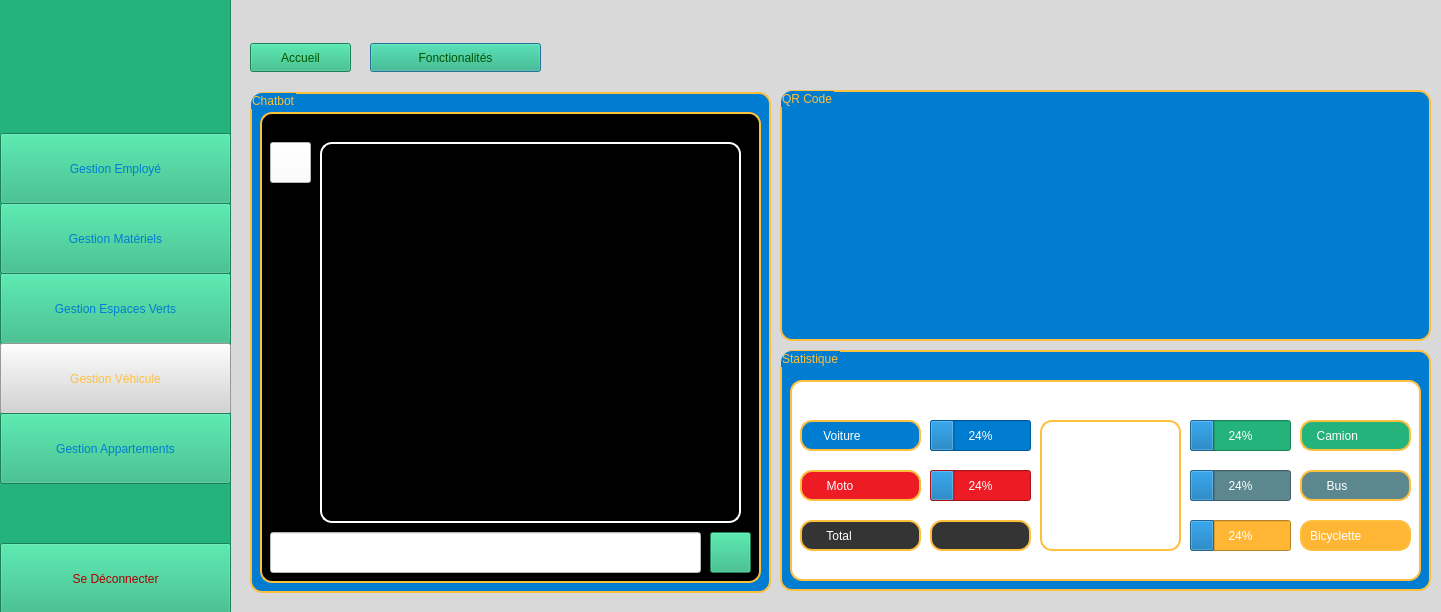
<?xml version="1.0" encoding="UTF-8"?>
<ui version="4.0">
 <class>vehicule_fonc</class>
 <widget class="QDialog" name="vehicule_fonc">
  <property name="geometry">
   <rect>
    <x>0</x>
    <y>0</y>
    <width>1441</width>
    <height>612</height>
   </rect>
  </property>
  <property name="windowTitle">
   <string>Dialog</string>
  </property>
  <property name="styleSheet">
   <string notr="true">background-color: rgb(217, 217, 217);</string>
  </property>
  <widget class="QPushButton" name="fonction">
   <property name="geometry">
    <rect>
     <x>370</x>
     <y>43</y>
     <width>171</width>
     <height>29</height>
    </rect>
   </property>
   <property name="styleSheet">
    <string notr="true">background-color: rgb(36, 179, 122);
font: 900 12pt &quot;Franklin Gothic&quot;;
color: rgb(0, 85, 0);</string>
   </property>
   <property name="text">
    <string>Fonctionalités</string>
   </property>
  </widget>
  <widget class="QPushButton" name="accueil">
   <property name="geometry">
    <rect>
     <x>250</x>
     <y>43</y>
     <width>101</width>
     <height>29</height>
    </rect>
   </property>
   <property name="styleSheet">
    <string notr="true">background-color: rgb(36, 179, 122);
font: 900 12pt &quot;Franklin Gothic&quot;;
color: rgb(0, 85, 0);</string>
   </property>
   <property name="text">
    <string>Accueil</string>
   </property>
  </widget>
  <widget class="QGroupBox" name="groupBox">
   <property name="geometry">
    <rect>
     <x>250</x>
     <y>92</y>
     <width>521</width>
     <height>501</height>
    </rect>
   </property>
   <property name="styleSheet">
    <string notr="true">QGroupBox
{
background-color: rgb(0, 125, 209);
color:  rgb(255, 191, 62);
font: 900 12pt &quot;Franklin Gothic&quot;;
border: 2px solid ;
border-radius: 12px; 
padding: 5px;
border-color: rgb(255, 191, 62);
}</string>
   </property>
   <property name="title">
    <string>Chatbot</string>
   </property>
   <widget class="QGroupBox" name="groupBox_3">
    <property name="geometry">
     <rect>
      <x>10</x>
      <y>20</y>
      <width>501</width>
      <height>471</height>
     </rect>
    </property>
    <property name="styleSheet">
     <string notr="true">background-color: rgb(0, 0, 0);</string>
    </property>
    <property name="title">
     <string/>
    </property>
    <widget class="QLineEdit" name="lets_chat">
     <property name="geometry">
      <rect>
       <x>10</x>
       <y>420</y>
       <width>431</width>
       <height>41</height>
      </rect>
     </property>
     <property name="styleSheet">
      <string notr="true">background-color: rgb(255, 255, 255);
color: rgb(0, 0, 0);
font: 900 9pt &quot;Franklin Gothic&quot;;</string>
     </property>
    </widget>
    <widget class="QPushButton" name="envoyer">
     <property name="geometry">
      <rect>
       <x>450</x>
       <y>420</y>
       <width>41</width>
       <height>41</height>
      </rect>
     </property>
     <property name="styleSheet">
      <string notr="true">background-color: rgb(36, 179, 122);
font: 900 12pt &quot;Franklin Gothic&quot;;
color: rgb(0, 85, 0);</string>
     </property>
     <property name="text">
      <string/>
     </property>
    </widget>
    <widget class="QTextEdit" name="rep">
     <property name="geometry">
      <rect>
       <x>60</x>
       <y>30</y>
       <width>421</width>
       <height>381</height>
      </rect>
     </property>
     <property name="styleSheet">
      <string notr="true">QTextEdit
{
color: rgb(255, 255, 255);
font: 900 12pt &quot;Franklin Gothic&quot;;
border: 2px solid ;
border-radius: 12px; 
padding: 5px;
border-color: rgb(255, 255, 255);
}</string>
     </property>
    </widget>
    <widget class="QPushButton" name="computer">
     <property name="geometry">
      <rect>
       <x>10</x>
       <y>30</y>
       <width>41</width>
       <height>41</height>
      </rect>
     </property>
     <property name="styleSheet">
      <string notr="true">background-color: rgb(255, 255, 255);
color: rgb(0, 0, 0);</string>
     </property>
     <property name="text">
      <string/>
     </property>
    </widget>
   </widget>
  </widget>
  <widget class="QGroupBox" name="groupBox_2">
   <property name="geometry">
    <rect>
     <x>780</x>
     <y>90</y>
     <width>651</width>
     <height>251</height>
    </rect>
   </property>
   <property name="styleSheet">
    <string notr="true">QGroupBox
{
background-color: rgb(0, 125, 209);
color:  rgb(255, 191, 62);
font: 900 12pt &quot;Franklin Gothic&quot;;
border: 2px solid ;
border-radius: 12px; 
padding: 5px;
border-color: rgb(255, 191, 62);
}</string>
   </property>
   <property name="title">
    <string>QR Code</string>
   </property>
   <widget class="QLabel" name="QR3">
    <property name="geometry">
     <rect>
      <x>460</x>
      <y>40</y>
      <width>171</width>
      <height>191</height>
     </rect>
    </property>
    <property name="styleSheet">
     <string notr="true">background-color: rgb(0, 125, 209);</string>
    </property>
    <property name="text">
     <string/>
    </property>
   </widget>
   <widget class="QLabel" name="QR1">
    <property name="geometry">
     <rect>
      <x>20</x>
      <y>40</y>
      <width>171</width>
      <height>191</height>
     </rect>
    </property>
    <property name="styleSheet">
     <string notr="true">background-color: rgb(0, 125, 209);</string>
    </property>
    <property name="text">
     <string/>
    </property>
   </widget>
   <widget class="QLabel" name="QR2">
    <property name="geometry">
     <rect>
      <x>230</x>
      <y>40</y>
      <width>171</width>
      <height>191</height>
     </rect>
    </property>
    <property name="styleSheet">
     <string notr="true">background-color: rgb(0, 125, 209);</string>
    </property>
    <property name="text">
     <string/>
    </property>
   </widget>
  </widget>
  <widget class="QFrame" name="frame">
   <property name="geometry">
    <rect>
     <x>-10</x>
     <y>-37</y>
     <width>241</width>
     <height>671</height>
    </rect>
   </property>
   <property name="styleSheet">
    <string notr="true">background-color: rgb(36, 179, 122);</string>
   </property>
   <property name="frameShape">
    <enum>QFrame::Shape::StyledPanel</enum>
   </property>
   <property name="frameShadow">
    <enum>QFrame::Shadow::Raised</enum>
   </property>
   <widget class="QPushButton" name="ges_emp">
    <property name="geometry">
     <rect>
      <x>10</x>
      <y>170</y>
      <width>231</width>
      <height>71</height>
     </rect>
    </property>
    <property name="styleSheet">
     <string notr="true">background-color: rgb(36, 179, 122);
color:rgb(0, 125, 209);
font: 900 12pt &quot;Franklin Gothic&quot;;</string>
    </property>
    <property name="text">
     <string>Gestion Employé</string>
    </property>
   </widget>
   <widget class="QPushButton" name="ges_mat">
    <property name="geometry">
     <rect>
      <x>10</x>
      <y>240</y>
      <width>231</width>
      <height>71</height>
     </rect>
    </property>
    <property name="styleSheet">
     <string notr="true">background-color: rgb(36, 179, 122);
color:rgb(0, 125, 209);
font: 900 12pt &quot;Franklin Gothic&quot;;</string>
    </property>
    <property name="text">
     <string>Gestion Matériels</string>
    </property>
   </widget>
   <widget class="QPushButton" name="ges_es_vert">
    <property name="geometry">
     <rect>
      <x>10</x>
      <y>310</y>
      <width>231</width>
      <height>71</height>
     </rect>
    </property>
    <property name="styleSheet">
     <string notr="true">background-color: rgb(36, 179, 122);
color:rgb(0, 125, 209);
font: 900 12pt &quot;Franklin Gothic&quot;;</string>
    </property>
    <property name="text">
     <string>Gestion Espaces Verts</string>
    </property>
   </widget>
   <widget class="QPushButton" name="ges_vehic">
    <property name="geometry">
     <rect>
      <x>10</x>
      <y>380</y>
      <width>231</width>
      <height>71</height>
     </rect>
    </property>
    <property name="styleSheet">
     <string notr="true">background-color: rgb(211, 211, 211);
color: rgb(255, 191, 62);
font: 900 12pt &quot;Franklin Gothic&quot;;</string>
    </property>
    <property name="text">
     <string>Gestion Véhicule</string>
    </property>
   </widget>
   <widget class="QPushButton" name="ges_appar">
    <property name="geometry">
     <rect>
      <x>10</x>
      <y>450</y>
      <width>231</width>
      <height>71</height>
     </rect>
    </property>
    <property name="styleSheet">
     <string notr="true">background-color: rgb(36, 179, 122);
color:rgb(0, 125, 209);
font: 900 12pt &quot;Franklin Gothic&quot;;</string>
    </property>
    <property name="text">
     <string>Gestion Appartements</string>
    </property>
   </widget>
   <widget class="QPushButton" name="deconnect">
    <property name="geometry">
     <rect>
      <x>10</x>
      <y>580</y>
      <width>231</width>
      <height>71</height>
     </rect>
    </property>
    <property name="styleSheet">
     <string notr="true">background-color: rgb(36, 179, 122);
color: rgb(170, 0, 0);
font: 900 12pt &quot;Franklin Gothic&quot;;</string>
    </property>
    <property name="text">
     <string>Se Déconnecter</string>
    </property>
   </widget>
   <widget class="QLabel" name="logo">
    <property name="geometry">
     <rect>
      <x>70</x>
      <y>59</y>
      <width>121</width>
      <height>91</height>
     </rect>
    </property>
    <property name="text">
     <string/>
    </property>
   </widget>
  </widget>
  <widget class="QGroupBox" name="groupBox_4">
   <property name="geometry">
    <rect>
     <x>780</x>
     <y>350</y>
     <width>651</width>
     <height>241</height>
    </rect>
   </property>
   <property name="styleSheet">
    <string notr="true">QGroupBox
{
background-color: rgb(0, 125, 209);
color:  rgb(255, 191, 62);
font: 900 12pt &quot;Franklin Gothic&quot;;
border: 2px solid ;
border-radius: 12px; 
padding: 5px;
border-color: rgb(255, 191, 62);
}</string>
   </property>
   <property name="title">
    <string>Statistique</string>
   </property>
   <widget class="QFrame" name="frame_2">
    <property name="geometry">
     <rect>
      <x>10</x>
      <y>30</y>
      <width>631</width>
      <height>201</height>
     </rect>
    </property>
    <property name="styleSheet">
     <string notr="true">QFrame
{
background-color: rgb(255, 255, 255);
border: 2px solid ;
border-radius: 12px; 
padding: 5px;
border-color: rgb(255, 191, 62);
}</string>
    </property>
    <property name="frameShape">
     <enum>QFrame::Shape::StyledPanel</enum>
    </property>
    <property name="frameShadow">
     <enum>QFrame::Shadow::Raised</enum>
    </property>
    <widget class="QLabel" name="label_3">
     <property name="geometry">
      <rect>
       <x>10</x>
       <y>140</y>
       <width>121</width>
       <height>31</height>
      </rect>
     </property>
     <property name="styleSheet">
      <string notr="true">color: rgb(255, 255, 255);
background-color: rgb(52, 52, 52);
font: 900 12pt &quot;Franklin Gothic&quot;;</string>
     </property>
     <property name="text">
      <string>     Total</string>
     </property>
    </widget>
    <widget class="QLabel" name="total">
     <property name="geometry">
      <rect>
       <x>140</x>
       <y>140</y>
       <width>101</width>
       <height>31</height>
      </rect>
     </property>
     <property name="styleSheet">
      <string notr="true">color: rgb(255, 255, 255);
background-color: rgb(52, 52, 52);
font: 900 12pt &quot;Franklin Gothic&quot;;</string>
     </property>
     <property name="text">
      <string/>
     </property>
    </widget>
    <widget class="QLabel" name="label_4">
     <property name="geometry">
      <rect>
       <x>10</x>
       <y>40</y>
       <width>121</width>
       <height>31</height>
      </rect>
     </property>
     <property name="styleSheet">
      <string notr="true">color: rgb(255, 255, 255);
background-color: rgb(0, 125, 209);
font: 900 12pt &quot;Franklin Gothic&quot;;</string>
     </property>
     <property name="text">
      <string>    Voiture</string>
     </property>
    </widget>
    <widget class="QLabel" name="label_5">
     <property name="geometry">
      <rect>
       <x>10</x>
       <y>90</y>
       <width>121</width>
       <height>31</height>
      </rect>
     </property>
     <property name="styleSheet">
      <string notr="true">color: rgb(255, 255, 255);
background-color: rgb(237, 28, 36);
font: 900 12pt &quot;Franklin Gothic&quot;;</string>
     </property>
     <property name="text">
      <string>     Moto</string>
     </property>
    </widget>
    <widget class="QProgressBar" name="voiture">
     <property name="geometry">
      <rect>
       <x>140</x>
       <y>40</y>
       <width>101</width>
       <height>31</height>
      </rect>
     </property>
     <property name="styleSheet">
      <string notr="true">color: rgb(255, 255, 255);
background-color: rgb(0, 125, 209);
font: 900 12pt &quot;Franklin Gothic&quot;;</string>
     </property>
     <property name="value">
      <number>24</number>
     </property>
    </widget>
    <widget class="QProgressBar" name="moto">
     <property name="geometry">
      <rect>
       <x>140</x>
       <y>90</y>
       <width>101</width>
       <height>31</height>
      </rect>
     </property>
     <property name="styleSheet">
      <string notr="true">color: rgb(255, 255, 255);
background-color: rgb(237, 28, 36);
font: 900 12pt &quot;Franklin Gothic&quot;;</string>
     </property>
     <property name="value">
      <number>24</number>
     </property>
    </widget>
    <widget class="QLabel" name="stat">
     <property name="geometry">
      <rect>
       <x>250</x>
       <y>40</y>
       <width>141</width>
       <height>131</height>
      </rect>
     </property>
     <property name="text">
      <string/>
     </property>
    </widget>
    <widget class="QProgressBar" name="camion">
     <property name="geometry">
      <rect>
       <x>400</x>
       <y>40</y>
       <width>101</width>
       <height>31</height>
      </rect>
     </property>
     <property name="styleSheet">
      <string notr="true">color: rgb(255, 255, 255);
background-color: rgb(36, 179, 122);
font: 900 12pt &quot;Franklin Gothic&quot;;</string>
     </property>
     <property name="value">
      <number>24</number>
     </property>
    </widget>
    <widget class="QProgressBar" name="bus">
     <property name="geometry">
      <rect>
       <x>400</x>
       <y>90</y>
       <width>101</width>
       <height>31</height>
      </rect>
     </property>
     <property name="styleSheet">
      <string notr="true">color: rgb(255, 255, 255);
background-color: rgb(93, 135, 143);
font: 900 12pt &quot;Franklin Gothic&quot;;</string>
     </property>
     <property name="value">
      <number>24</number>
     </property>
    </widget>
    <widget class="QProgressBar" name="bis">
     <property name="geometry">
      <rect>
       <x>400</x>
       <y>140</y>
       <width>101</width>
       <height>31</height>
      </rect>
     </property>
     <property name="styleSheet">
      <string notr="true">color: rgb(255, 255, 255);
background-color: rgb(254, 182, 52);
font: 900 12pt &quot;Franklin Gothic&quot;;</string>
     </property>
     <property name="value">
      <number>24</number>
     </property>
    </widget>
    <widget class="QLabel" name="label_2">
     <property name="geometry">
      <rect>
       <x>510</x>
       <y>40</y>
       <width>111</width>
       <height>31</height>
      </rect>
     </property>
     <property name="styleSheet">
      <string notr="true">color: rgb(255, 255, 255);
background-color: rgb(36, 179, 122);
font: 900 12pt &quot;Franklin Gothic&quot;;</string>
     </property>
     <property name="text">
      <string>  Camion</string>
     </property>
    </widget>
    <widget class="QLabel" name="label_6">
     <property name="geometry">
      <rect>
       <x>510</x>
       <y>90</y>
       <width>111</width>
       <height>31</height>
      </rect>
     </property>
     <property name="styleSheet">
      <string notr="true">color: rgb(255, 255, 255);
background-color: rgb(93, 135, 143);
font: 900 12pt &quot;Franklin Gothic&quot;;</string>
     </property>
     <property name="text">
      <string>     Bus</string>
     </property>
    </widget>
    <widget class="QLabel" name="label_7">
     <property name="geometry">
      <rect>
       <x>510</x>
       <y>140</y>
       <width>111</width>
       <height>31</height>
      </rect>
     </property>
     <property name="styleSheet">
      <string notr="true">color: rgb(255, 255, 255);
background-color: rgb(254, 182, 52);
font: 900 12pt &quot;Franklin Gothic&quot;;</string>
     </property>
     <property name="text">
      <string>Bicyclette</string>
     </property>
    </widget>
   </widget>
  </widget>
 </widget>
 <resources/>
 <connections/>
</ui>
